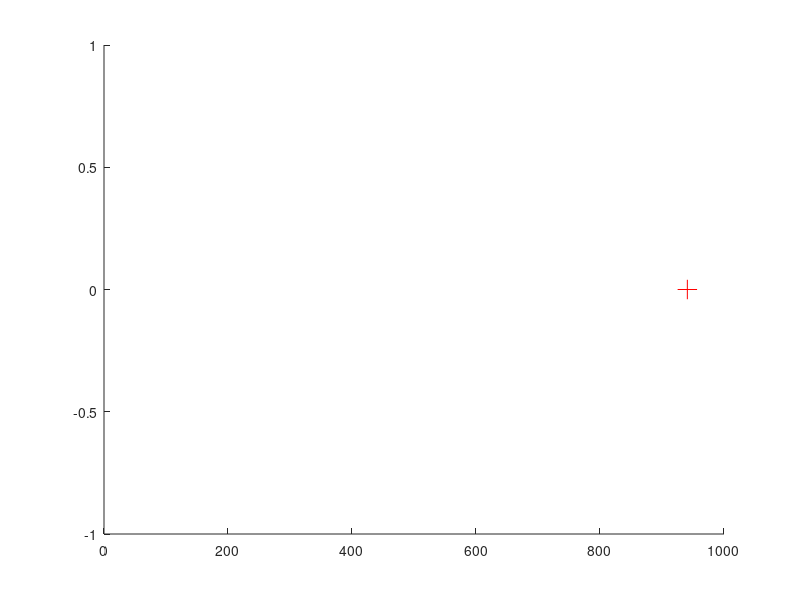

Write the MATLAB code that produced this figure.
clear all
close all
clc

%% "defines"
XMAX = 1000;
dtMult = 1;
n_MAVG = 120;



t = linspace(0,100,1000);
x = @(t_in) (XMAX/t(end) - 0)*t_in + normrnd(0,2);

dt = dtMult*median(diff(t));

%% Kalman Filter Parameters


% initial a posteriori estimator
xk = [0; 0];

% transitionMatrix
A = [1 dt; 0 1];

% measurementMatrix
H = [1 0];

% processNoiseCovariance
Q = 1*eye(2,2);

% measurementNoiseCovariance
R = 15*eye(1,1);

% initial a posteriori error covariance
Pk = eye(2,2);



%% Kalman Filtering
zk = 0;
vel_arr = zeros(n_MAVG,1);

for i = 1:length(t)
    
    pos = x(t(i));  % current true positon
    
    
    if t(i) <= mean(t)
        
        % KF predict
        xkm = A*xk;     % (no control)
        Pkm = A*Pk*A' + Q;
        
        zkold = zk;
        zk = pos + normrnd(0,10);    % measurement = true pos + noise
        
        % approximate velocity
%         vel_arr = circshift(vel_arr,1);
%         vel_arr(1,:) = (zk - zkold)/dt;
%         vel_est = mean(vel_arr);
        
        % KF correct
        Kk = (Pkm*H')/(H*Pkm*H' + R);
        xk = xkm + Kk * (zk - H*xkm);
        Pkm = (eye(2,2) - Kk*H) * Pkm;
    
    else
        zk = [];
        
        % KF predict
        xkm = A*xk;
        %xkm(2) = vel_est;
        
        % Fake no-measurement -- use a priori estimate
        xk = xkm;
        
    end

    
%% Plot results
    cla
    hold on
    plot(pos,0,'o','MarkerSize',14);
    if ~isempty(zk) 
        plot(zk,0,'go','MarkerSize',14);
    end
    plot(xk(1),0,'r+','MarkerSize',14);
    xlim([0 XMAX]);
    
    pause(0.01);
end
close all

